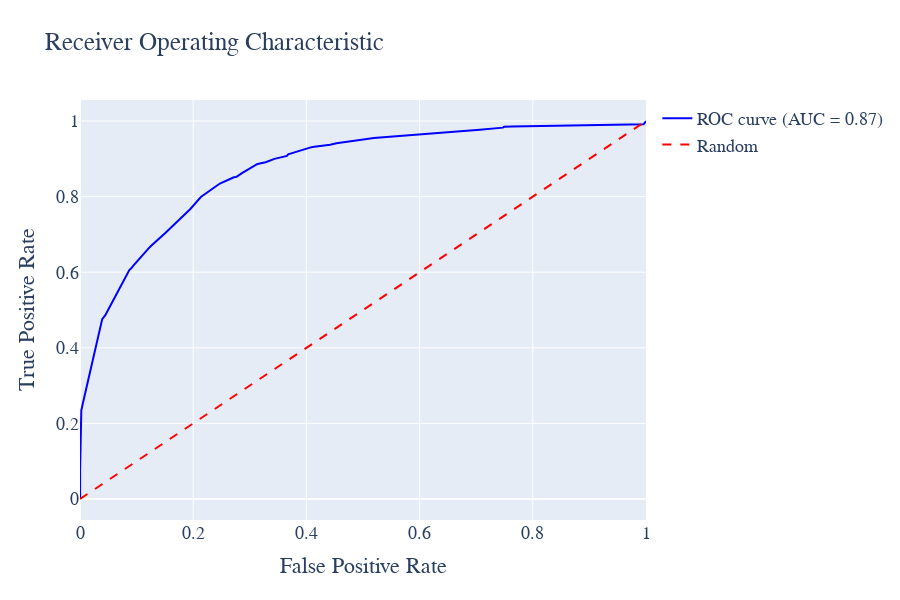

The notebook cell saved with this chart:
### Code cell
import plotly.graph_objects as go
from sklearn.metrics import roc_curve, auc

# 计算ROC曲线
roc_auc = auc(fpr, tpr)

# 计算ROC曲线
roc_auc = auc(fpr, tpr)

# 创建布局
layout = go.Layout(
    title='Receiver Operating Characteristic',
    xaxis=dict(title='False Positive Rate'),
    yaxis=dict(title='True Positive Rate'),
    hovermode='closest',
    width=900, height=600,
    font=dict(family='Times New Roman', size=18)
)

# 创建ROC曲线图形
roc_trace = go.Scatter(
    x=fpr,
    y=tpr,
    mode='lines',
    line=dict(color='blue', width=2),
    name='ROC curve (AUC = %0.2f)' % roc_auc
)

# 创建对角线图形
diagonal_trace = go.Scatter(
    x=[0, 1],
    y=[0, 1],
    mode='lines',
    line=dict(color='red', width=2, dash='dash'),
    name='Random'
)

# 创建图表数据
data = [roc_trace, diagonal_trace]

# 创建图表
fig = go.Figure(data=data, layout=layout)

fig.write_html('Image/4_2_8.html')
# 显示图表
fig.show()

### Figure 1 — Plotly figure (JSON) as saved in the notebook; plotly's stock layout.template omitted (floating-point values rounded to 4 significant figures)
{"data": [{"line": {"color": "blue", "width": 2}, "mode": "lines", "name": "ROC curve (AUC = 0.87)", "type": "scatter", "x": [0, 0.0001787, 0.0001787, 0.0005362, 0.000983, 0.001162, 0.001609, 0.002324, 0.003307, 0.004379, 0.03923, 0.04102, 0.04147, 0.0437, 0.04477, 0.04513, 0.08713, 0.09053, 0.09428, 0.1208, 0.1258, 0.1512, 0.1903, 0.195, 0.2135, 0.2273, 0.2467, 0.2472, 0.2709, 0.2766, 0.2861, 0.3128, 0.3175, 0.328, 0.3435, 0.3656, 0.3677, 0.3832, 0.3962, 0.4091, 0.4139, 0.4419, 0.4531, 0.484, 0.4861, 0.5036, 0.5189, 0.559, 0.5617, 0.5634, 0.6994, 0.7062, 0.7473, 0.7495, 0.7633, 0.9959, 1], "y": [0, 0.002432, 0.07649, 0.123, 0.1635, 0.1676, 0.2168, 0.2359, 0.2403, 0.2486, 0.4759, 0.4786, 0.4789, 0.4843, 0.4865, 0.4876, 0.6057, 0.6103, 0.6173, 0.6624, 0.67, 0.7046, 0.7605, 0.7673, 0.7989, 0.813, 0.8341, 0.8346, 0.8505, 0.8524, 0.8622, 0.8857, 0.8873, 0.8911, 0.8997, 0.9076, 0.9116, 0.9192, 0.9257, 0.9308, 0.9322, 0.937, 0.9414, 0.9468, 0.9484, 0.9516, 0.9551, 0.9595, 0.9605, 0.9616, 0.9751, 0.9768, 0.9824, 0.9849, 0.9854, 0.9914, 1]}, {"line": {"color": "red", "dash": "dash", "width": 2}, "mode": "lines", "name": "Random", "type": "scatter", "x": [0, 1], "y": [0, 1]}], "layout": {"font": {"family": "Times New Roman", "size": 18}, "height": 600, "hovermode": "closest", "title": {"text": "Receiver Operating Characteristic"}, "width": 900, "xaxis": {"title": {"text": "False Positive Rate"}}, "yaxis": {"title": {"text": "True Positive Rate"}}}}
